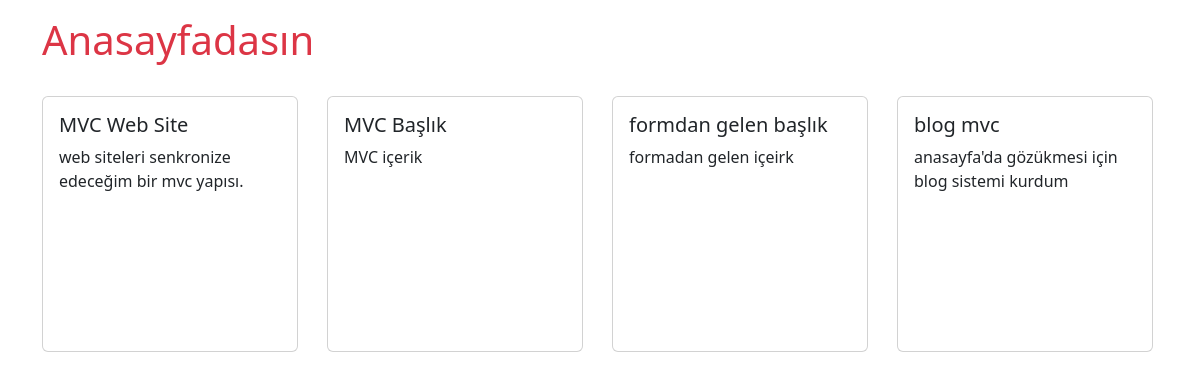
The page / on the database its author committed.
### tables this page shows
CREATE TABLE `makale` (
  `id` int(10) UNSIGNED NOT NULL,
  `baslik` varchar(50) NOT NULL,
  `icerik` varchar(400) NOT NULL
);

### libs/Load.php (called while the page is built, shortened)
<?php
class Load{
	public function view ($dosyaadi,$data=null) {
		include 'app/view/'.$dosyaadi.'_v.php';
	}
	public function model ($dosyaadi) {
		return new $dosyaadi();
	}
}
?>

### app/controllers/boots.php (called while the page is built, shortened)
<?php
class boots  extends Controller{
	public function anasayfa(){
		$kayitlarabak = $this->load->model("Ana_model");
		$veri = $kayitlarabak->kayitlarigetir();
		$this->load->view("anasayfa", $veri);
	}
}

### index.php (called while the page is built, shortened)
<?php
include 'libs/Controller.php';
include 'libs/Database.php';
include 'libs/Load.php';
include 'libs/Model.php';
include 'libs/Bootstrap.php';
$uygulama = new Bootstrap();
?>

### libs/Database.php (called while the page is built, shortened)
<?php
class Database extends PDO{
    public function listele($tabloisim,$kosul=false) {
        if ($kosul==false) :
        $sorgum="select * from ".$tabloisim;
        else:
        $sorgum="select * from ".$tabloisim." ".$kosul;
        endif;
        $son=$this->prepare($sorgum);
        $son->execute();
        return $son->fetchAll();
    }
}
?>

### app/models/Ana_Model.php (called while the page is built, shortened)
<?php
class Ana_model  extends Model{
	public function kayitlarigetir(){
		return $this->db->listele("makale", "order by id asc");
	}
}

### libs/Controller.php (called while the page is built, shortened)
<?php
class Controller{
    public function __construct(){
       $this->load = new Load();
    }
}
?>

### libs/Model.php (called while the page is built, shortened)
<?php
class Model{
    public function __construct(){
       $this->db = new Database();
    }
}
?>

### app/view/anasayfa_v.php (the view, shortened to what this page needs)
<!doctype html>
<html lang="en">
<head>
  <link href="https://cdn.jsdelivr.net/npm/bootstrap@5.2.3/dist/css/bootstrap.min.css" rel="stylesheet">
</head>
<body>
  <div class="container">
    <div class="row">
      <h1 class="mt-3 mb-3 text-danger">Anasayfadasın</h1>
      <?php
        foreach ($data as $value):
      ?><div class="col-3 mb-3 mt-3 ">
        <div class="card" style="width: 16rem; height:16rem;">
          <div class="card-body">
            <h5 class="card-title"><?= $value["baslik"]; ?></h5>
            <p class="card-text"><?= $value["icerik"]; ?></p>
          </div>
        </div>
      </div><?php
    endforeach; ?>
    </div>
  </div>
</body>
</html>

### libs/Bootstrap.php
<?php
class Bootstrap
{
	public function __construct()
	{
		@$url = $_GET["url"];
		$url = rtrim($url, "/");
		$url = explode("/", $url);
		if ($url[0]) :
			$dosyaadi = 'app/controllers/' . $url[0] . '.php';
			if (file_exists($dosyaadi)) :
				include $dosyaadi;
				$anacontrolcum = new $url[0];
				if (isset($url[2])) :
					$methodisim = $url[1];
					$anacontrolcum->$methodisim($url[2]);
				else :
					if (isset($url[1])) :
						$methodisim = $url[1];
						$anacontrolcum->$methodisim();
					endif;
				endif;
			else :
				include 'app/controllers/boots.php';
				$anacontrolcum = new boots();
				$anacontrolcum->anasayfa();
			endif;
		else :
			include 'app/controllers/boots.php';
			$anacontrolcum = new boots();
			$anacontrolcum->anasayfa();
		endif;
	}
}

### rows shown on the page
makale: baslik "MVC Web Site", icerik "web siteleri senkronize edeceğim bir mvc yapısı."
makale: baslik "MVC Başlık", icerik "MVC içerik"
makale: baslik "formdan gelen başlık", icerik "formadan gelen içeirk"
makale: baslik "blog mvc", icerik "anasayfa'da gözükmesi için blog sistemi kurdum"
